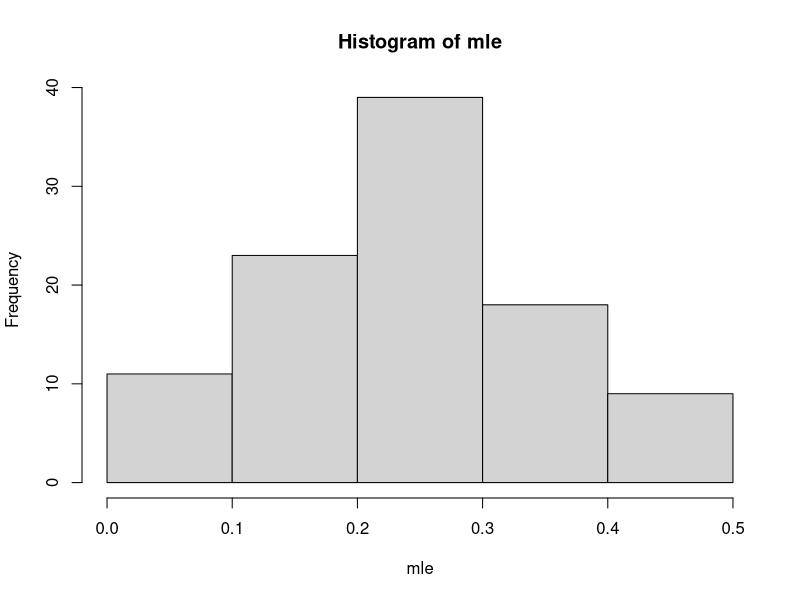
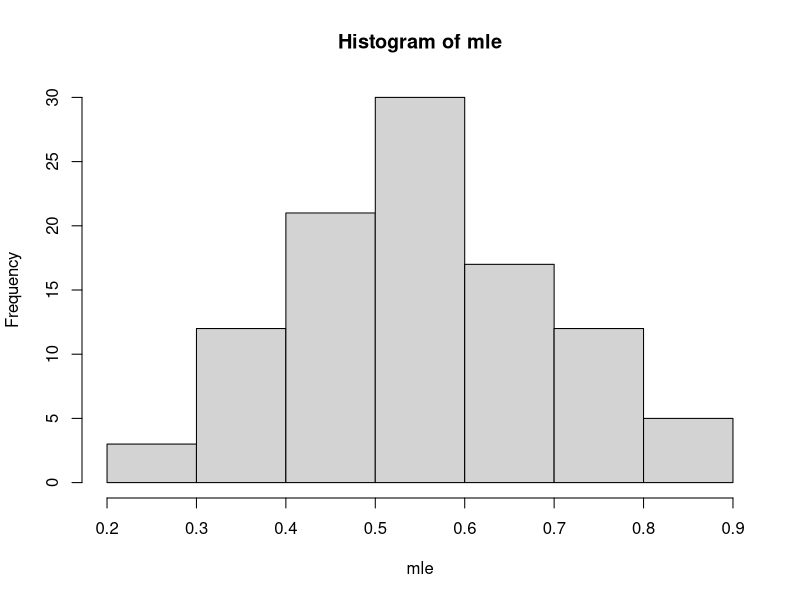
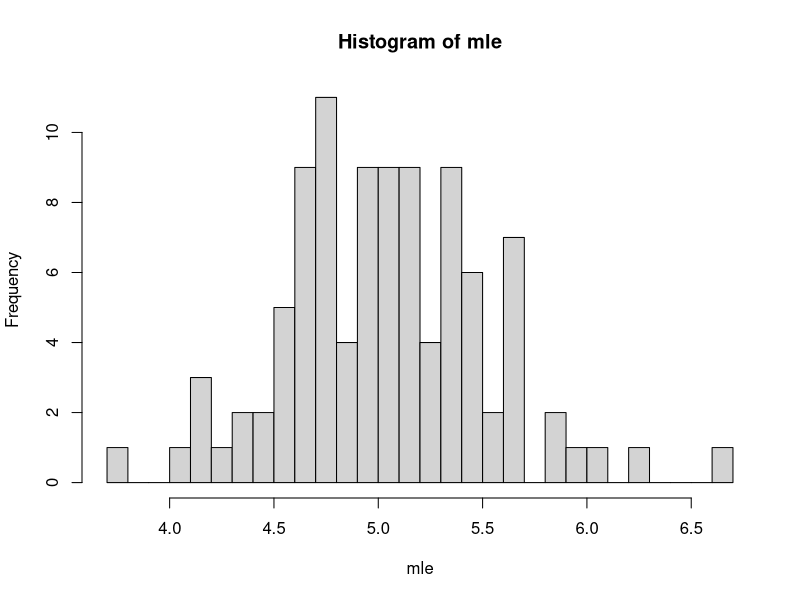
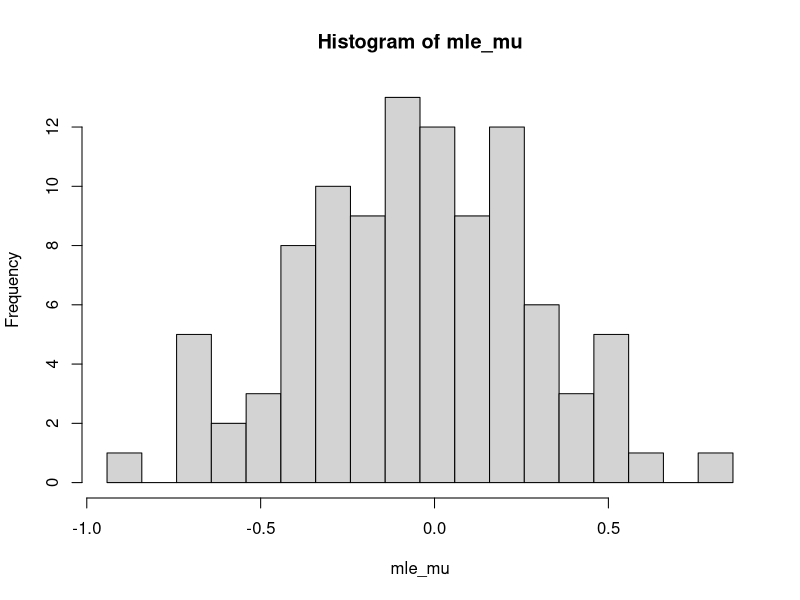
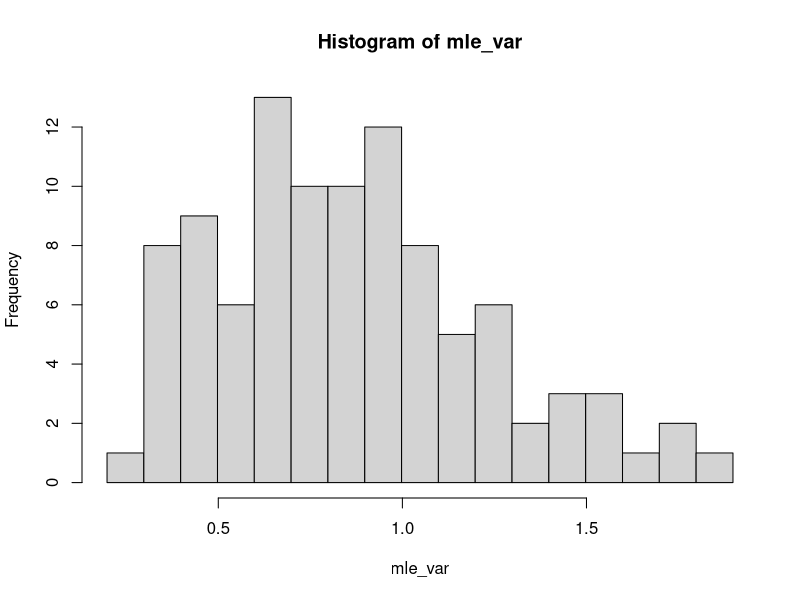
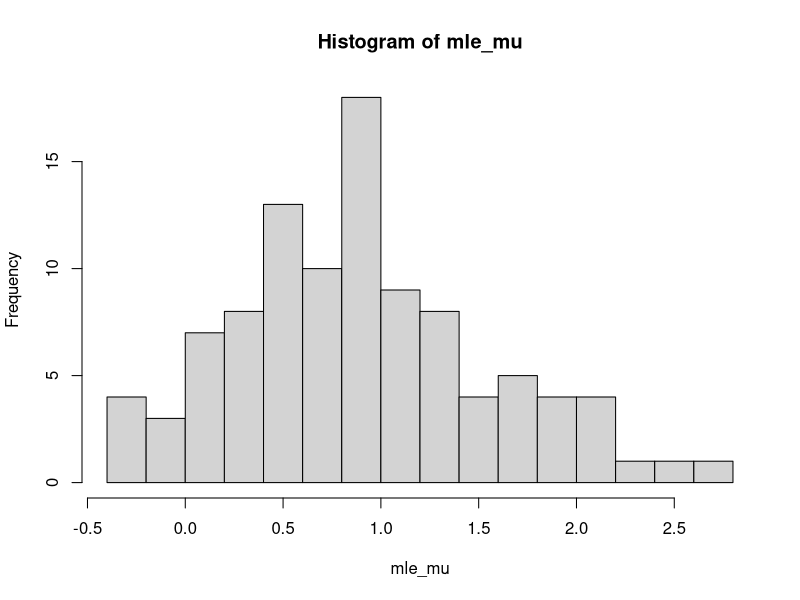
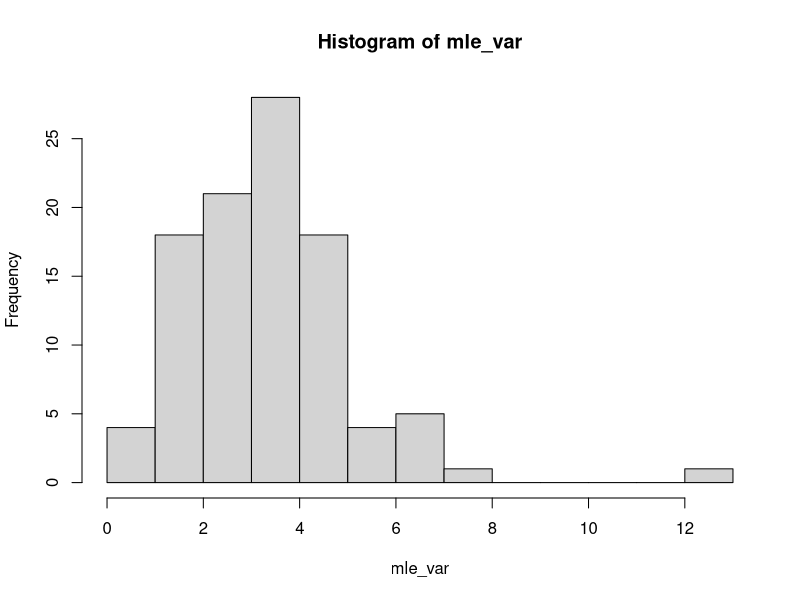
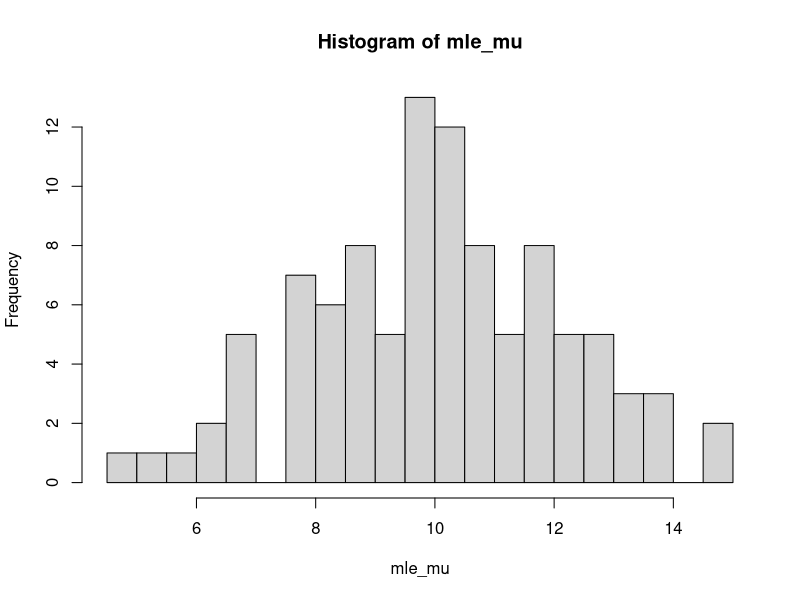

R code for these plots, in order:
## ---- chunk 1
# produces sample with n = 10 experimental trails and p = .2
y <- rbinom(10, 1, .2)
# calculate mle
mle <- c(sum(y / 10))
# repeat 99 more times to get 100 samples 
for (i in 1:99) {
  x <- rbinom(10, 1, .2)
  y <- rbind(y, x)
  mle <- append( mle, (sum(y[i + 1,]) / 10))
}
# plot 100 estimator values
# set x-tick marks
interval <- seq(min(mle), max(mle) + .1, by=.1)
hist(mle, interval, right=FALSE)
## ---- chunk 2
# produces sample with n = 10 experimental trails and p = .5
y <- rbinom(10, 1, .5)
# calculate mle
mle <- c(sum(y / 10))
# repeat 99 more times to get 100 samples 
for (i in 1:99) {
  x <- rbinom(10, 1, .5)
  y <- rbind(y, x)
  mle <- append( mle, (sum(y[i + 1,]) / 10))
}
# plot 100 estimator values
# set x-tick marks
interval <- seq(min(mle), max(mle) + .1, by=.1)
hist(mle, interval, right=FALSE)
## ---- chunk 3
# produces sample with n = 100 experimental trails and p = .5
y <- rbinom(100, 1, .5)
# calculate mle
mle <- c(sum(y / 10))
# repeat 99 more times to get 100 samples 
for (i in 1:99) {
  x <- rbinom(100, 1, .5)
  y <- rbind(y, x)
  mle <- append( mle, (sum(y[i + 1,]) / 10))
}
# plot 100 estimator values
# set x-tick marks
interval <- seq(min(mle), max(mle) + .1, by=.1)
hist(mle, interval, right=FALSE)
## ---- chunk 4
# produces sample with n = 10 experimental trails and normal dist
y <- rnorm(10)
len <- length(y)
# calculate mle estimates for mu and var
mle_mu <- c(sum(y / 10))
# multiply variance by len-1/len so variance has denominator n
mle_var <- c(var(y) * ((len-1)/len))
# repeat 99 more times to get 100 samples 
for (i in 1:99) {
  x <- rnorm(10)
  y <- rbind(y, x)
  mle_mu <- append(mle_mu, (sum(y[i + 1,]) / 10))
  mle_var <- append(mle_var, (var(y[i + 1,]) * ((len-1)/len)))
}
# plot 100 mu estimator values
# set x-tick marks
interval <- seq(min(mle_mu), max(mle_mu) + .1, by=.1)
hist(mle_mu, interval, right=FALSE)
# plot 100 var estimator values 
interval <- seq(min(mle_var), max(mle_var) + .1, by=.1)
hist(mle_var, interval, right=FALSE)
## ---- chunk 5
# produces sample with n = 10 experimental trails and normal dist
y <- rnorm(10, mean = 1, sd = 2)
len <- length(y)
# calculate mle estimates for mu and var
mle_mu <- c(sum(y / 10))
# multiply variance by len-1/len so variance has denominator n
mle_var <- c(var(y) * ((len-1)/len))
# repeat 99 more times to get 100 samples 
for (i in 1:99) {
  x <- rnorm(10, mean = 1, sd = 2)
  y <- rbind(y, x)
  mle_mu <- append(mle_mu, (sum(y[i + 1,]) / 10))
  mle_var <- append(mle_var, (var(y[i + 1,]) * ((len-1)/len)))
}
# plot 100 mu estimator values
# set x-tick marks
hist(mle_mu, breaks = 15)
# plot 100 var estimator values 
hist(mle_var, breaks = 15)
## ---- chunk 6
# produces sample with n = 10 experimental trails and normal dist
y <- rnorm(100, mean = 1, sd = 2)
len <- length(y)
# calculate mle estimates for mu and var
mle_mu <- c(sum(y / 10))
# multiply variance by len-1/len so variance has denominator n
mle_var <- c(var(y) * ((len-1)/len))
# repeat 99 more times to get 100 samples 
for (i in 1:99) {
  x <- rnorm(100, mean = 1, sd = 2)
  y <- rbind(y, x)
  mle_mu <- append(mle_mu, (sum(y[i + 1,]) / 10))
  mle_var <- append(mle_var, (var(y[i + 1,]) * ((len-1)/len)))
}
# plot 100 mu estimator values
# set x-tick marks
hist(mle_mu, breaks = 15)
# plot 100 var estimator values 
hist(mle_var, breaks = 15)
## ---- chunk 7
# produces sample with n = 10 experimental trails and normal dist
y <- rnorm(10, mean = 1, sd = 2)
len <- length(y)
# calculate mle estimates for mu and var
mle_mu <- c(sum(y / 10))
# calculate unbiased variance
mle_var <- c(var(y))
# repeat 99 more times to get 100 samples 
for (i in 1:99) {
  x <- rnorm(10, mean = 1, sd = 2)
  y <- rbind(y, x)
  mle_mu <- append(mle_mu, (sum(y[i + 1,]) / 10))
  mle_var <- append(mle_var, (var(y[i + 1,])))
}
# plot 100 mu estimator values
# set x-tick marks
hist(mle_mu, breaks = 15)
# plot 100 var estimator values 
hist(mle_var, breaks = 15)
## ---- chunk 8
# produces sample with n = 10 experimental trails and normal dist
y <- rnorm(100, mean = 1, sd = 2)
len <- length(y)
# calculate mle estimates for mu and var
mle_mu <- c(sum(y / 10))
# calculate unbiased variance
mle_var <- c(var(y))
# repeat 99 more times to get 100 samples 
for (i in 1:99) {
  x <- rnorm(100, mean = 1, sd = 2)
  y <- rbind(y, x)
  mle_mu <- append(mle_mu, (sum(y[i + 1,]) / 10))
  mle_var <- append(mle_var, (var(y[i + 1,])))
}
# plot 100 mu estimator values
# set x-tick marks
hist(mle_mu, breaks = 15)
# plot 100 var estimator values 
hist(mle_var, breaks = 15)
## ---- chunk 9
# one tailed distribution
crit_thres_one <- qnorm(.95, mean = 0, sd = (1/sqrt(20)))
print(paste0("the critical threshold for one-sided test is ", crit_thres_one))
# two tailed distribution
crit_thres_two <- qnorm(.975, mean = 0, sd = (1/sqrt(20)))
print(paste0("the critical threshold for two-sided test is ", crit_thres_two))
## ---- chunk 10
means <- c()
for (i in 1:1000){
  dist <- rnorm(20, mean = 0, sd = 1)
  sample_mean <- mean(dist)
  means <- append(means, sample_mean)
}
hist(means)
## ---- chunk 11
pow_one <- pnorm(crit_thres_one, mean = .5, sd = (1/sqrt(20)))
print(paste0("the power for one-sided test with alpha = .05 is ", pow_one))
pow_two <- pnorm(crit_thres_two, mean = .5, sd = (1/sqrt(20)))
print(paste0("the power for two-sided test with alpha = .05 is ", pow_two))
## ---- chunk 12
means <- c()
for (i in 1:1000){
  dist <- rnorm(20, mean = .5, sd = 1)
  sample_mean <- mean(dist)
  means <- append(means, sample_mean)
}
hist(means)
## ---- chunk 13
# critical threshold for this statistic for a Type I error = α = 0.05
# one tailed distribution
crit_thres_one <- qnorm(.95, mean = 0, sd = (1/sqrt(100)))
print(paste0("the critical threshold for one-sided test is ", crit_thres_one))
# two tailed distribution
crit_thres_two <- qnorm(.975, mean = 0, sd = (1/sqrt(100)))
print(paste0("the critical threshold for two-sided test is ", crit_thres_two))
# Simulate k = 1000 samples under the null hypothesis
means <- c()
for (i in 1:1000){
  dist <- rnorm(100, mean = 0, sd = 1)
  sample_mean <- mean(dist)
  means <- append(means, sample_mean)
}
hist(means, main = "Null Hypothesis mu = 0, variance = 1")
# calculate power
pow_one <- pnorm(crit_thres_one, mean = .5, sd = (1/sqrt(100)))
print(paste0("the power for one-sided test with alpha = .05 is ", pow_one))
pow_two <- pnorm(crit_thres_two, mean = .5, sd = (1/sqrt(100)))
print(paste0("the power for two-sided test with alpha = .05 is ", pow_two))
# simulate k = 1000 samples under true distribution
means_true <- c()
for (i in 1:1000){
  dist <- rnorm(20, mean = .5, sd = 1)
  sample_mean <- mean(dist)
  means_true <- append(means_true, sample_mean)
}
hist(means_true, main = "True Hypothesis mu = .5, variance = 1")
